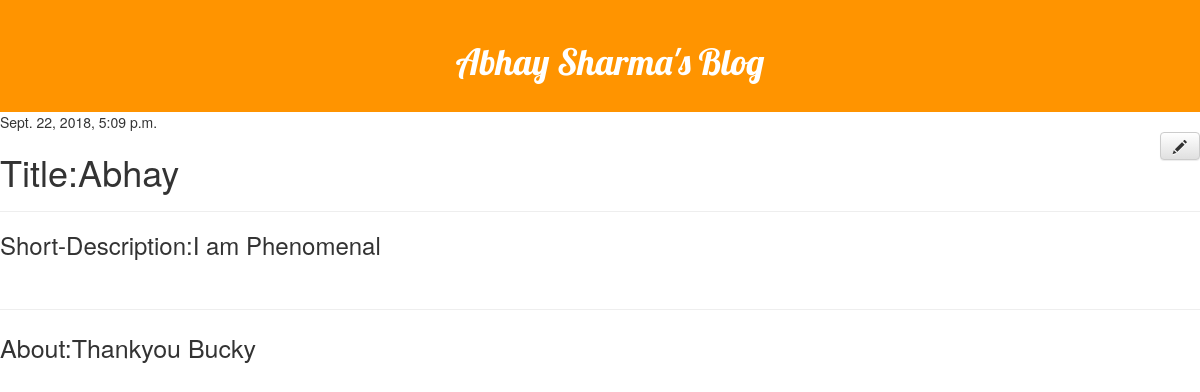
The app's page /post/2/, older data.
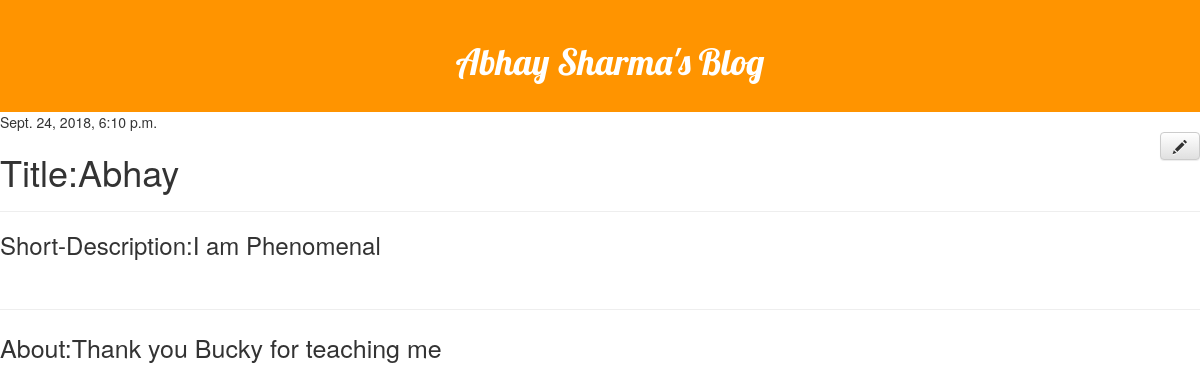
The same page, newer data.
### blog/models.py (models this page shows, shortened)
class Post(models.Model):
    author = models.ForeignKey('auth.user',on_delete=models.CASCADE)
    post_title = models.CharField(max_length=1000)
    short_description = models.TextField(default="I  am  Phenomenal")
    post_body = models.TextField()
    published_date = models.DateTimeField(blank=True, null=True)
    created_date = models.DateTimeField(default=timezone.now)

### blog/views.py (the view)
# urls.py: path('post/<int:pk>/', views.post_details, name='post_details'),
def post_details(request,pk):
    try:
        post=Post.objects.get(pk=pk)
    except Post.DoesNotExist:
        return render(request,'blog/error.html',{})
    return render(request, 'blog/post_details.html',  {'post': post})

### blog/templates/blog/post_details.html (shortened to what this page needs)
{% extends 'blog/base.html' %}
{% load static %}
{% block heading %}
   <div id="Post">
       <h1 id="Page_title"><a href="/"><span>Abhay Sharma's Blog</span></a></h1>
   </div>
{% endblock %}
{% block body %}
    <div id="body1">
    <div id="box">
        {% if post.published_date %}
            <div class="date">
                {{ post.published_date }}
            </div>
        {% endif %}
         <a class="btn btn-default" id="edit-btn" href="{% url 'post_edit' pk=post.pk%}"><span class="glyphicon glyphicon-pencil"  style="float: right;margin-right: 2%"></span></a>
        <h1>Title:{{ post.post_title }}</h1>
        <hr>
         <h3>Short-Description:{{ post.short_description }}</h3><br><hr style="color: #ff9400; opacity: 1">
        <p id="short-description1">About:{{ post.post_body|linebreaksbr }}</p>
    </div>
    </div>
{% endblock %}

Row changes from the older to the newer data that the page shows:
changed Post "Abhay": published_date "Sept. 22, 2018, 5:09 p.m." → "Sept. 24, 2018, 6:10 p.m."; post_body "Thankyou Bucky" → "Thank you Bucky for teaching me"
